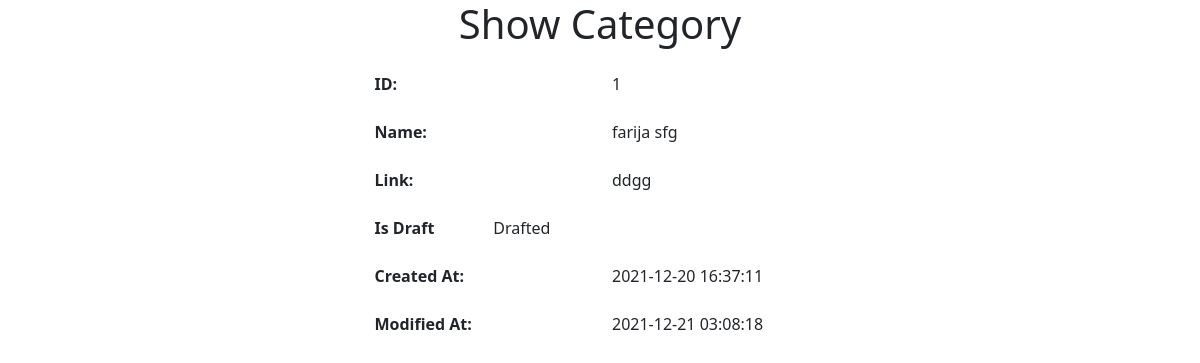
/admin/Category/show.php?id=1, run on the app's committed database.
### tables this page shows
CREATE TABLE `categories` (
  `id` int(11) NOT NULL,
  `name` varchar(255) NOT NULL,
  `link` varchar(255) NOT NULL,
  `is_draft` tinyint(4) NOT NULL DEFAULT '0',
  `created_at` datetime NOT NULL DEFAULT CURRENT_TIMESTAMP,
  `modified_at` datetime NOT NULL DEFAULT CURRENT_TIMESTAMP
);

### src/Category.php (called while the page is built, shortened)
<?php
class Category
{
 public function show(){
     $_id = $_GET['id'];
     $conn = new PDO("mysql:host=localhost;dbname=ecommerceseip",
         'root', '');
     $conn->setAttribute(PDO::ATTR_ERRMODE,
         PDO::ERRMODE_EXCEPTION);
     $query = "SELECT * FROM `categories` WHERE id = :id";
     $stmt = $conn->prepare($query);
     $stmt->bindParam(':id', $_id);
     $result = $stmt->execute();
     $category = $stmt->fetch();
     return $category;
 }
}

### admin/Category/show.php (the view, shortened to what this page needs)
<?php
$_show= new Category();
$category= $_show->show();
?>
<!doctype html>
<html lang="en">
<head>
    <link href="https://cdn.jsdelivr.net/npm/bootstrap@5.1.3/dist/css/bootstrap.min.css" rel="stylesheet">
</head>
<body>
<section>
    <div class="container">
        <div class="row justify-content-center">
            <div class="col-md-5">
                <h1 class="text-center mb-4">Show Category</h1>
                <dl class="row">
                    <dt class="col-md-6">ID:</dt>
                    <dd class="col-md-6"><?= $category['id'];?></dd>
                </dl>
                <dl class="row">
                    <dt class="col-md-6">Name:</dt>
                    <dd class="col-md-6"><?= $category['name'];?></dd>
                </dl>
                <dl class="row">
                    <dt class="col-md-6">Link:</dt>
                    <dd class="col-md-6"><?= $category['link'];?></dd>
                </dl>
                <dl class="row">
                    <dt class="col-md-3">Is Draft</dt>
                    <dd class="col-md-9">
                        <?php
                        echo  $category['is_draft'] ? 'Drafted' : 'Not Drafted';
                        ?>
                    </dd>
                </dl>
                <dl class="row">
                    <dt class="col-md-6">Created At:</dt>
                    <dd class="col-md-6"><?= $category['created_at'];?></dd>
                </dl>
                <dl class="row">
                    <dt class="col-md-6">Modified At:</dt>
                    <dd class="col-md-6"><?= $category['modified_at'];?></dd>
                </dl>
            </div>
        </div>
    </div>
</section>
</body>
</html>

### data on the page
categories: id "1", name "farija sfg", link "ddgg", created_at "2021-12-20 16:37:11", modified_at "2021-12-21 03:08:18"
